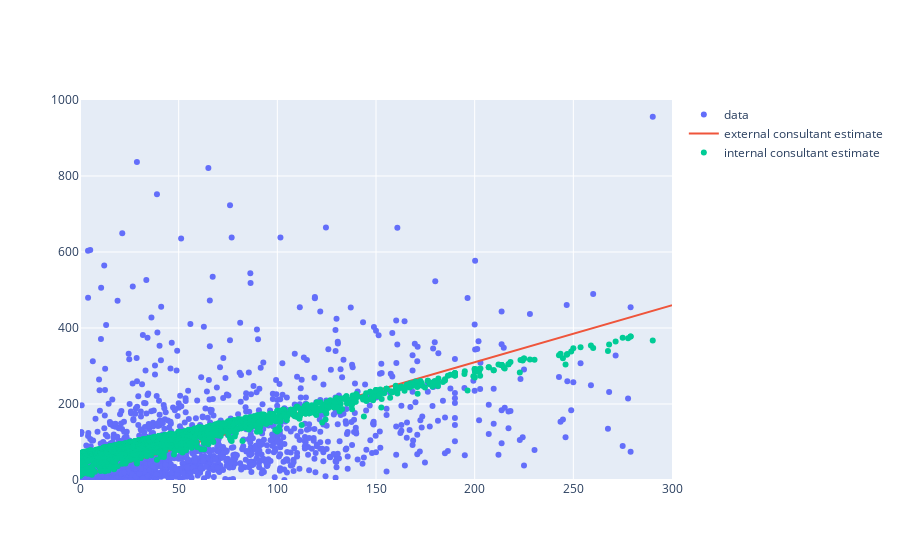

Source (notebook cell):
### Code cell
from plotly.offline import iplot, init_notebook_mode
init_notebook_mode(connected=True)

from graph import trace_values, m_b_trace, plot
plot([revenues_per_budgets_trace, consultant_estimated_revenues_trace, internal_consultant_estimated_trace], revenues_layout)

### Figure 1 — Plotly figure (JSON) as saved in the notebook; plotly's stock layout.template omitted (floating-point values rounded to 4 significant figures; data arrays with more than 128 entries replaced by an {"elided": "..."} marker saying what was removed)
{"data": [{"mode": "markers", "name": "data", "text": {"elided": "1776 str values"}, "type": "scatter", "x": {"elided": "1776 float values"}, "y": {"elided": "1776 float values"}}, {"mode": "lines", "name": "external consultant estimate", "text": [], "type": "scatter", "x": {"elided": "1776 float values"}, "y": {"elided": "1776 float values"}}, {"mode": "markers", "name": "internal consultant estimate", "text": [], "type": "scatter", "x": {"elided": "1776 float values"}, "y": {"elided": "1776 float values"}}], "layout": {"xaxis": {"range": [0, 300]}, "yaxis": {"range": [0, 1000]}}}
